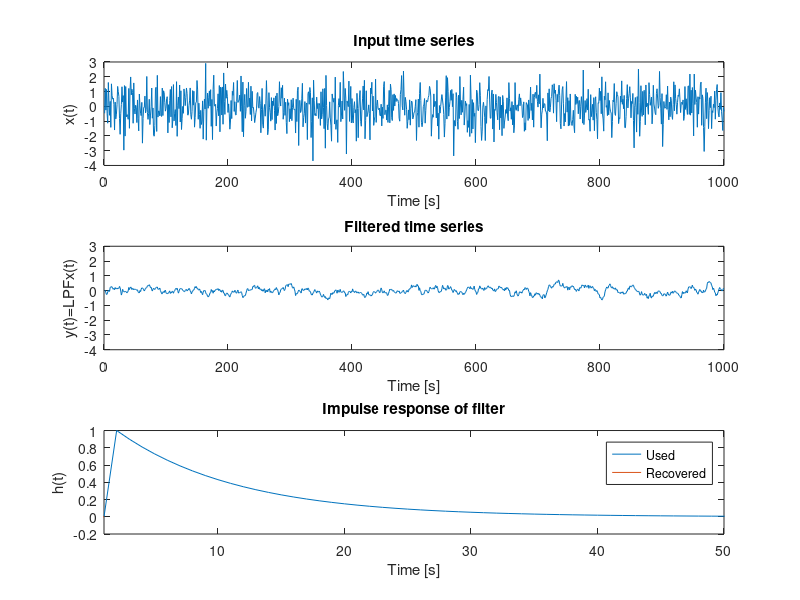

The MATLAB script that drew this image:
%% Convolution_demo.m
% Script to demonstrate convolution in the time domain being the equivalent
% of multiplication in the frequency domain
%
% Pierre Cilliers, SANSA Space Science, 2017-08-11
close all
clear all
clc

%% Generate random number time series
N=1000;
t=1:N;
dt=1;
x=randn(1,N);
figure(1)
subplot(3,1,1);
plot(t,x);
xlabel('Time [s]');
ylabel('x(t)');
title('Input time series');
v=axis;

%% Apply LPF using discrete equation x(t+1)=x(t)- x(t)*dt/tau + dt*n(t)
tau=10; % time constant of LPF
f=0.1*randn(1,N);
y1=zeros(1,N);
y1(1)=0;
for ip=1:N-1
   y1(ip+1)=y1(ip)-y1(ip)*dt/tau+dt*f(ip);
end
figure(1)
subplot(3,1,2);
plot(t,y1);
xlabel('Time [s]');
ylabel('y(t)=LPF{x(t)}');
title('Filtered time series');
axis(v);

%% Impulse response h(t) of filter
%h=x;
h(1) = 0;
f1=zeros(1,N);
f1(1)=1;
for ip=1:N-1
   h(ip+1)=h(ip)-h(ip)*dt/tau + dt*f1(ip);
end
figure(1)
subplot(3,1,3);
plot(t,h);
xlim([1 5*tau]);
xlabel('Time [s]');
ylabel('h(t)');
title('Impulse response of filter');

h2 = ifft(fft(y1)./fft(f));
hold on;
plot(h2);
legend('Used','Recovered');
